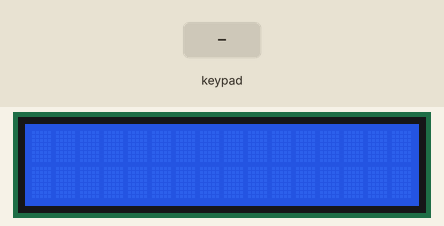
Recording of a program running on a simulated Raspberry Pi (BCM pin numbers). Shown: 16×2 character LCD. The inputs (shaded band) are chosen by the test bench. What the program prints to the terminal is not drawn.

Above: at 1.2 s.
1.3 s: keypad keys 1 2 # pressed 0.4 s apart
4.0 s: key '*' pressed
5.8 s: keypad keys 1 2 D pressed 0.4 s apart
At 7.4 s:
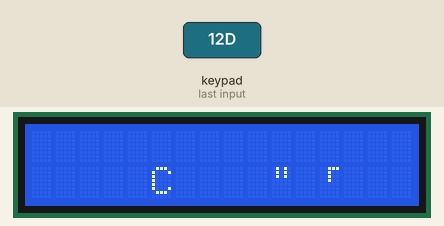
8.5 s: key 'A' pressed
At 9.5 s:
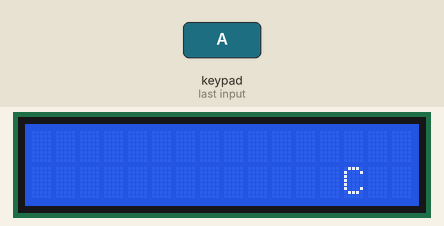
10.3 s: keypad keys 1 2 A pressed 0.4 s apart
At 12.6 s:
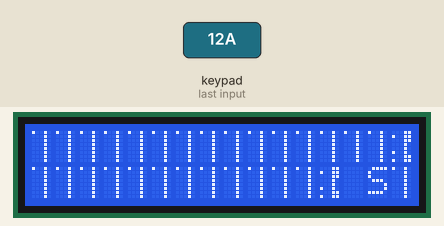
13.0 s: key 'B' pressed
At 14.7 s:
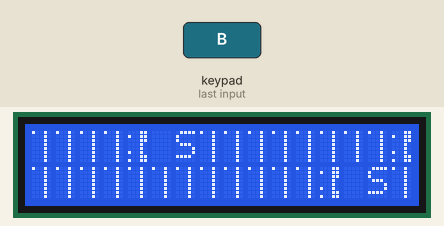
Timing chart, 0 to 15.8 s (numbered marks = the images above; inputs shaded):
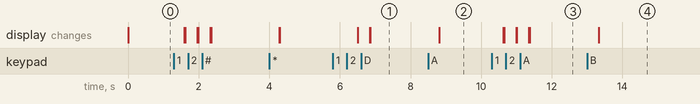

The program:

Calculator.py
```python
# Filename: Calculator.py
# Project: Freenove kit using pigpio C and Python library
# Description: create a calculator using a matrix keypad and 1602 LCD display
# Author: JudaV
# date: october 2024


# This code uses the the LCD 1602A LCD and the 4x4 matrix keypad.
# The matrix keypad is connected in the same way as in the other files
# in this directory

# The LCD keypad is connected to 5V, ground SDA2 and  SCL just as in
# chapter 20.

# inputs from the matrix keypad are processed to the LCD1602A

import pigpio
import time
from pigpio import pi

# pins connected for keypad
row_pins = [18, 23, 24, 25]  # BCM numbering - anodes
col_pins = [10, 22, 27, 17]  # cathodes

# This is how it looks:
# keypad = [['1', '2', '3', 'A'], ['4', '5', '6', 'B'], ['7', '8', '9', 'C'], ['*', '0', '#', 'D']]

# This how we use it now:
# A becomes plus; B becomes minus; C becomes clear; D becomes division;  TODO #
keypad = [
    ["1", "2", "3", "+"],
    ["4", "5", "6", "-"],
    ["7", "8", "9", "C"],
    ["*", "0", ".", "/"],
]


class LCD(pi):
    def __init__(self, pi) -> None:
        self.pi = pi
        self.command_to_lcd(0x20)  # set to 4-bits
        time.sleep(0.005)
        self.command_to_lcd(0x20)
        time.sleep(0.005)
        self.command_to_lcd(0x28)  # 4 bit , 2 lines, and 5x8bit fonts
        time.sleep(0.005)
        self.command_to_lcd(0x0C)  # cursor off
        time.sleep(0.005)
        self.command_to_lcd(0x01)
        # clear screen
        time.sleep(0.005)

    def command_to_lcd(self, bit_sequence):
        bytes_to_send = bytearray(4)
        # 4bit MSB first with E bit high,
        # BL   E    RW   RS
        # 1    1    0    0  gives 0xC
        bytes_to_send[0] = (bit_sequence & 0xF0) | 0x0C

        # 4bit MSB E-bit low gives 0x8:  1 0 0 0
        bytes_to_send[1] = (bit_sequence & 0xF0) | 0x08
        # 4bit LSB with E-bit high: 1 1 0 0
        bytes_to_send[2] = ((bit_sequence << 4) & 0xF0) | 0x0C
        # 4bit LSB with E-bit low:  1 0 0 0
        bytes_to_send[3] = ((bit_sequence << 4) & 0xF0) | 0x08
        time.sleep(0.001)
        self.pi.i2c_write_device(handle, bytes_to_send)

    def data_to_lcd(self, bit_sequence):
        bytes_to_send = bytearray(4)
        # 4bit MSB first with E bit high,
        # BL   E    RW   RS
        # 1    1    0    1    gives 0xD
        bytes_to_send[0] = (bit_sequence & 0xF0) | 0x0D
        # 4bit MSB E-bit low gives 0x9: 1 0 0 1
        bytes_to_send[1] = (bit_sequence & 0xF0) | 0x09
        # 4bit LSB with E-bit high,
        bytes_to_send[2] = ((bit_sequence << 4) & 0xF0) | 0x0D
        # 4 bit LSB with E-bit low.
        bytes_to_send[3] = ((bit_sequence << 4) & 0xF0) | 0x09
        time.sleep(0.0001)
        self.pi.i2c_write_device(handle, bytes_to_send)

    def string_to_lcd(self, string):
        for i in string:
            self.data_to_lcd(ord(i))
        time.sleep(0.005)

    def write_strings_input(self):
        string1 = input("text for upper line: ")
        string2 = input("text for lower line: ")
        self.command_to_lcd(0x01)  # clear
        time.sleep(0.005)
        self.string_to_lcd(string1)
        self.command_to_lcd(0xC0)  # second line
        time.sleep(0.005)
        self.string_to_lcd(string2)

    def write(self, line, string):
        """
        line = 1 for upper line
        line = 2 for lower lin3
        """
        if line != 2:
            self.command_to_lcd(0x01)  # clear
            time.sleep(0.005)
            self.string_to_lcd(string)  # write string to first line
            time.sleep(0.005)
        else:
            self.command_to_lcd(0xC0)  # start at second line
            time.sleep(0.005)
            self.string_to_lcd(string)  # write string to second line
            time.sleep(0.005)

    def clear(self):
        self.command_to_lcd(0x01)


class MatrixKeypad(pi):
    def __init__(self, pi):
        self.pi = pi

    def setup(self):
        # the board is setup as scanning the columns by sending low levels to the cols
        # and measuring state in the rows when the col level is low.
        for pin in row_pins:
            pi.set_mode(pin, pigpio.INPUT)
            pi.set_pull_up_down(pin, pigpio.PUD_UP)

        for pin in col_pins:
            pi.set_mode(pin, pigpio.OUTPUT)

    def record_char(self):
        output = None
        # set colums one by one low,
        # then measure rows
        # then set cols high again
        for column_index, column in enumerate(col_pins):
            pi.write(column, 0)  # one col is low now, and ready to be read
            time.sleep(0.005)
            # now check the rows one by one in this column:
            for keypad_row_index, keypad_row in enumerate(row_pins):
                if pi.read(keypad_row) == 0:
                    # read the keypad list to get the correct character
                    output = keypad[keypad_row_index][column_index]
                    time.sleep(0.05)
            pi.write(column, 1)
        return output


# connect to raspberry pi IO pins:
pi = pigpio.pi()

# set I2C-adress for LCD and connect
pi = pigpio.pi()
ADRESS = 0x27
handle = pi.i2c_open(1, ADRESS, 0)

# initialize screen and matrix keyboard:
lcd = LCD(pi)
kp = MatrixKeypad(pi)


def loop():
    temp_sum = 0
    num1 = 0
    num2 = 0
    operator = ""
    list_of_chars = []
    while True:
        b = kp.record_char()
        time.sleep(0.1)
        if b:  # if b is not None:
            print(f"{b} pressed")
            time.sleep(0.02)
            num1, num2, operator, list_of_chars = char_to_math_variables(
                b, list_of_chars, num1, num2, operator
            )
            if operator == "":
                lcd.write(1, align_right(f"{str(num1)}"))
            elif b in "+-/*":
                num1 = temp_sum
                lcd.write(1, align_right(f"{str(num1)} {operator}"))
            else:
                lcd.write(1, align_right(f"{str(num1)} {operator} {str(num2)}"))
            temp_sum = check_floats(calc(num1, operator, num2))
            lcd.write(2, align_right(str(temp_sum)))


def char_to_math_variables(b, list_of_chars, num1, num2, operator):
    if b in "01234567890.":
        list_of_chars.append(b)
        if list_of_chars:
            if operator:
                if "." in list_of_chars:
                    num2 = float("".join([str(item) for item in list_of_chars]))
                else:
                    num2 = int("".join([str(item) for item in list_of_chars]))
            else:
                if "." in list_of_chars:
                    num1 = float("".join([str(item) for item in list_of_chars]))
                else:
                    num1 = int("".join([str(item) for item in list_of_chars]))
    else:
        operator = b
        list_of_chars = []  # empty content for fresh new number
        if b == "/" or b == "*":
            num2 = 1  # prevent zerodiv error when evaluating before num2 is entered
        else:
            num2 = 0  # make room for new calculation
    return num1, num2, operator, list_of_chars


def calc(num1, operator, num2):
    num1 = check_floats(num1)
    num2 = check_floats(num2)
    if operator == "+":
        return num1 + num2
    elif operator == "-":
        return num1 - num2
    elif operator == "/":
        try:
            # if (float(int(num1) / int(num2))).is_integer():
            #     return int(int(num1) / int(num2))
            # else:
            #     return float(int(num1) / int(num2))
            return num1 / num2
        except ZeroDivisionError:
            lcd.write(2, "Zero Division Error")
            time.sleep(2)
            clear()
    elif operator == "*":
        return num1 * num2
    elif operator == "C":
        clear()
    else:  # when operator is ''
        return num1


def check_floats(s):
    if float(s).is_integer():
        return int(s)
    else:
        return float(s)


# I tried aligning to the right by sending the 0x1C command to the LCD but this
# returned unexpected results when using 2 lines. Same for 0x05
# this function proved far easier...
def align_right(string):
    length = len(string)
    return ((16 - length) * " ") + string


def clear():
    lcd.clear()


def destroy():
    pi.i2c_close(handle)
    pi.stop()
    print(f"\nbye\n")


if __name__ == "__main__":
    print("Program is starting ... \n")
    kp.setup()
    lcd.command_to_lcd(0x00)
    try:
        loop()
    except KeyboardInterrupt:  # Press ctrl-c to end the program.
        print("\nprogram stopped by Keyboard Interrupt")

    finally:
        destroy()
```

Measured:
- after the input at 5.8 s, the display: first changes after 0.70 s (image 1 shows a later state)
- after the input at 8.5 s, the display: changes after 0.32 s (image 2)
- after the input at 13.0 s, the display: changes after 0.33 s (image 4)
